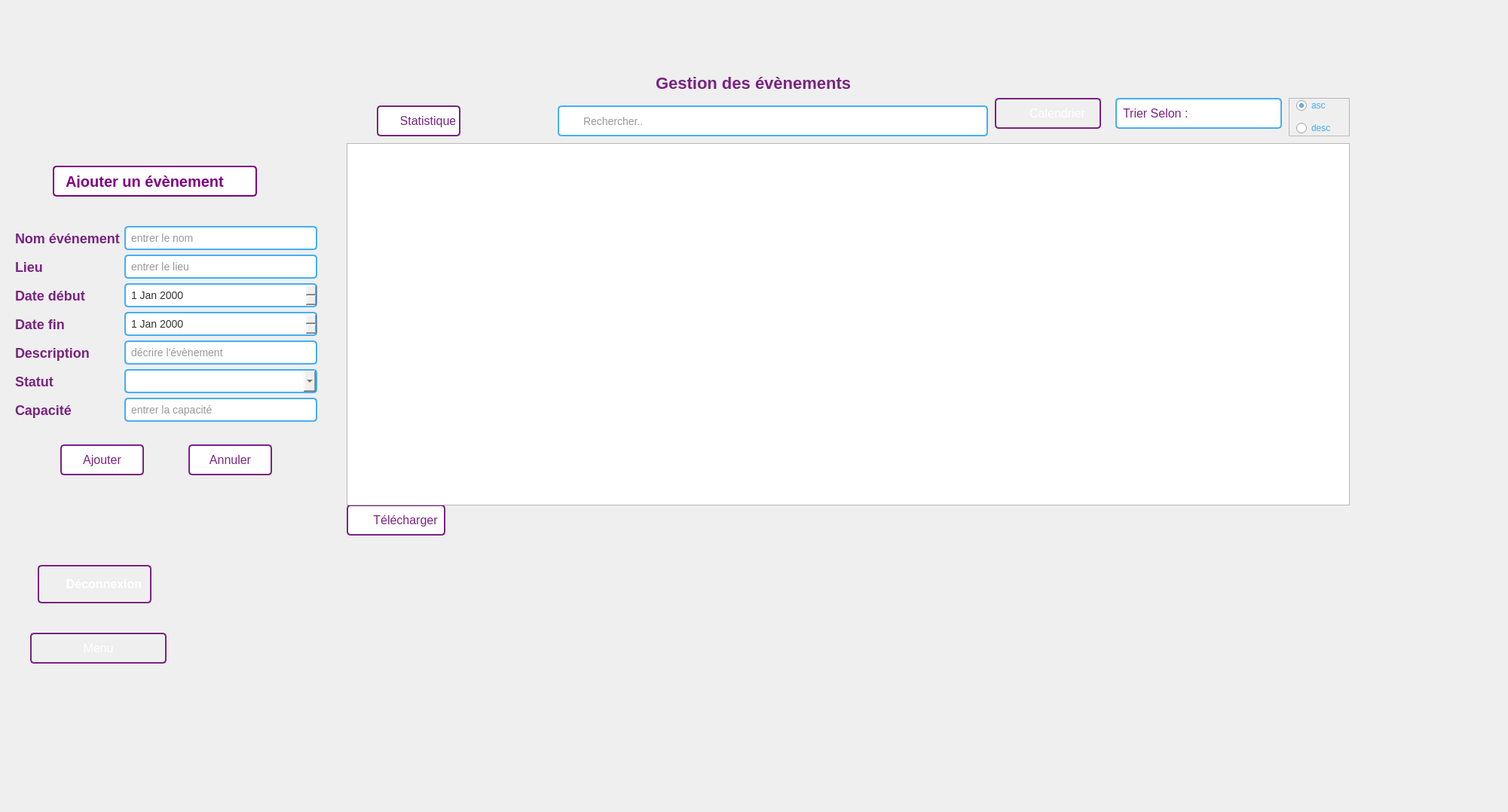
<?xml version="1.0" encoding="UTF-8"?>
<ui version="4.0">
 <class>gestion_evenement</class>
 <widget class="QDialog" name="gestion_evenement">
  <property name="geometry">
   <rect>
    <x>0</x>
    <y>0</y>
    <width>2001</width>
    <height>1078</height>
   </rect>
  </property>
  <property name="windowTitle">
   <string>Dialog</string>
  </property>
  <property name="styleSheet">
   <string notr="true"/>
  </property>
  <widget class="QLabel" name="label_11">
   <property name="geometry">
    <rect>
     <x>70</x>
     <y>220</y>
     <width>271</width>
     <height>41</height>
    </rect>
   </property>
   <property name="styleSheet">
    <string notr="true">QLabel {
    color: #800080; /* Couleur du texte violette */
    font-size: 20px; /* Taille de la police */
    font-weight: bold; /* Police en gras */
    background-color: #ffffff; /* Couleur de fond */
    border: 2px solid #800080; /* Bordure violette */
    border-radius: 5px; /* Coins arrondis */
    padding: 10px; /* Marge intérieure */
}

QLabel:hover {
    background-color: #add8e6; /* Couleur de fond au survol (bleu clair) */
    border-color: #4B0082; /* Couleur de la bordure au survol */
}</string>
   </property>
   <property name="text">
    <string>Ajouter un évènement</string>
   </property>
  </widget>
  <widget class="QPushButton" name="telecharger">
   <property name="geometry">
    <rect>
     <x>460</x>
     <y>670</y>
     <width>131</width>
     <height>41</height>
    </rect>
   </property>
   <property name="styleSheet">
    <string notr="true">QPushButton {
    padding: 5px;
    font-size: 16px;
    text-align: center;
    border: 2px solid #792382;
    color: #792382;
    border-radius: 5px;
    background-image: url(&quot;images/download.svg&quot;);
    background-repeat: no-repeat;
    background-position: left center;
    padding-left: 30px; /* Ajustez ceci selon la taille de votre image */
    background-color: #ffffff; /* Arrière-plan blanc */
}

QPushButton:hover {
    background-color: #43aff7; /* Arrière-plan bleu au survol */
    color: #ffff; /* Texte en blanc au survol */
}</string>
   </property>
   <property name="text">
    <string>Télécharger</string>
   </property>
  </widget>
  <widget class="QLabel" name="label_2">
   <property name="geometry">
    <rect>
     <x>30</x>
     <y>20</y>
     <width>91</width>
     <height>81</height>
    </rect>
   </property>
   <property name="text">
    <string/>
   </property>
   <property name="pixmap">
    <pixmap>:/images/images/logo.png</pixmap>
   </property>
  </widget>
  <widget class="QTableWidget" name="tableWidget">
   <property name="geometry">
    <rect>
     <x>460</x>
     <y>190</y>
     <width>1331</width>
     <height>481</height>
    </rect>
   </property>
  </widget>
  <widget class="QLabel" name="label_22">
   <property name="geometry">
    <rect>
     <x>2070</x>
     <y>-70</y>
     <width>56</width>
     <height>31</height>
    </rect>
   </property>
   <property name="text">
    <string/>
   </property>
   <property name="pixmap">
    <pixmap>../gestionevent/image/trash-2.svg</pixmap>
   </property>
  </widget>
  <widget class="QPushButton" name="stat">
   <property name="geometry">
    <rect>
     <x>500</x>
     <y>140</y>
     <width>111</width>
     <height>41</height>
    </rect>
   </property>
   <property name="styleSheet">
    <string notr="true">QPushButton {
    padding: 5px;
    font-size: 16px;
    text-align: center;
    border: 2px solid #792382;
    color: #792382; /* Changement de couleur du texte en violet */
    border-radius: 5px;
    background-image: url(&quot;images/bar-chart.svg&quot;);
    background-repeat: no-repeat;
    background-position: left center;
    padding-left: 30px; /* Ajustez ceci selon la taille de votre image */
    background-color: #fff; /* Changement de couleur de fond en blanc */
}

QPushButton:hover {
    background-color: #43aff7; /* Changement de couleur de fond au survol */
    color: #792382; /* Garder la couleur du texte en violet */
}

</string>
   </property>
   <property name="text">
    <string>Statistique</string>
   </property>
  </widget>
  <widget class="QPushButton" name="pushButton_15">
   <property name="geometry">
    <rect>
     <x>1320</x>
     <y>130</y>
     <width>141</width>
     <height>41</height>
    </rect>
   </property>
   <property name="styleSheet">
    <string notr="true">QPushButton {
    padding: 5px;
    font-size: 16px;
    text-align: center;
    text-decoration: none;
    border: 2px solid #792382;
    color: white;
    border-radius: 5px;
    background-image: url(&quot;images/calendar.svg&quot;);
    background-repeat: no-repeat;
    background-position: left center;
    padding-left: 30px; /* Ajustez ceci selon la taille de votre image */
}

QPushButton:hover {
    background-color: #43aff7;
}

</string>
   </property>
   <property name="text">
    <string>Calendrier</string>
   </property>
  </widget>
  <widget class="QPushButton" name="annuler">
   <property name="geometry">
    <rect>
     <x>250</x>
     <y>590</y>
     <width>111</width>
     <height>41</height>
    </rect>
   </property>
   <property name="styleSheet">
    <string notr="true">QPushButton {
    padding: 5px;
    font-size: 16px;
    text-align: center;
    text-decoration: none;
    border: 2px solid #792382;
    background-color: white; /* Fond blanc */
    color: #792382; /* Écriture en violet */
    border-radius: 5px;
}

QPushButton:hover {
    background-color: #43aff7;
}
</string>
   </property>
   <property name="text">
    <string>Annuler</string>
   </property>
  </widget>
  <widget class="QPushButton" name="ajouter">
   <property name="geometry">
    <rect>
     <x>80</x>
     <y>590</y>
     <width>111</width>
     <height>41</height>
    </rect>
   </property>
   <property name="styleSheet">
    <string notr="true">QPushButton {
    padding: 5px;
    font-size: 16px;
    text-align: center;
    text-decoration: none;
    border: 2px solid #792382;
    background-color: white; /* Fond blanc */
    color: #792382; /* Écriture en violet */
    border-radius: 5px;
}

QPushButton:hover {
    background-color: #43aff7;
}
</string>
   </property>
   <property name="text">
    <string>Ajouter</string>
   </property>
  </widget>
  <widget class="QLineEdit" name="search">
   <property name="geometry">
    <rect>
     <x>740</x>
     <y>140</y>
     <width>571</width>
     <height>41</height>
    </rect>
   </property>
   <property name="styleSheet">
    <string notr="true">QLineEdit {
    padding: 5px;
    border: 2px solid #43aff7;
    border-radius: 5px;
    font-size: 14px;
    color: #333;
    padding-left: 30px; /* Ajustez ceci selon la taille de votre image */
    background-image: url(&quot;images/search.svg&quot;);
    background-repeat: no-repeat;
    background-position: left center;
}

QLineEdit::placeholder {
    color: #666; /* Couleur du texte de repère */
}

QLineEdit:focus {
    border-color: #2ecc71; /* Couleur de la bordure lorsqu'il est activé */
}</string>
   </property>
   <property name="placeholderText">
    <string>Rechercher..</string>
   </property>
  </widget>
  <widget class="QPushButton" name="logout">
   <property name="geometry">
    <rect>
     <x>50</x>
     <y>750</y>
     <width>151</width>
     <height>51</height>
    </rect>
   </property>
   <property name="styleSheet">
    <string notr="true">QPushButton {
    padding: 5px;
    font-size: 16px;
    text-align: center;
    text-decoration: none;
    border: 2px solid #792382;
    color: white;
    border-radius: 5px;
    background-image: url(&quot;images/log-out.svg&quot;);
    background-repeat: no-repeat;
    background-position: left center;
    padding-left: 30px;
    font-weight: bold; /* Texte en gras */
}

QPushButton:hover {
    background-color: #43aff7;
}
</string>
   </property>
   <property name="text">
    <string>Déconnexion</string>
   </property>
  </widget>
  <widget class="QWidget" name="formLayoutWidget">
   <property name="geometry">
    <rect>
     <x>20</x>
     <y>300</y>
     <width>401</width>
     <height>281</height>
    </rect>
   </property>
   <layout class="QFormLayout" name="formLayout">
    <item row="0" column="0">
     <widget class="QLabel" name="label_4">
      <property name="styleSheet">
       <string notr="true">QLabel {
    font-size: 18px;
    color: #792382; /* Couleur du texte */
    font-weight: bold; /* Gras */
    /* Ajoutez d'autres styles selon vos besoins */
}
</string>
      </property>
      <property name="text">
       <string>Nom événement</string>
      </property>
     </widget>
    </item>
    <item row="0" column="1">
     <widget class="QLineEdit" name="nomevent">
      <property name="styleSheet">
       <string notr="true">QLineEdit {
    padding: 5px;
    border: 2px solid #43aff7;
    border-radius: 5px;
    font-size: 14px;
    color: #333;
}

QLineEdit:focus {
    border-color: #2ecc71; /* Couleur de la bordure lorsqu'il est activé */
}
</string>
      </property>
      <property name="placeholderText">
       <string>entrer le nom </string>
      </property>
     </widget>
    </item>
    <item row="1" column="0">
     <widget class="QLabel" name="label_6">
      <property name="styleSheet">
       <string notr="true">QLabel {
    font-size: 18px;
    color: #792382; /* Couleur du texte */
    font-weight: bold; /* Gras */
    /* Ajoutez d'autres styles selon vos besoins */
}
</string>
      </property>
      <property name="text">
       <string>Lieu</string>
      </property>
     </widget>
    </item>
    <item row="1" column="1">
     <widget class="QLineEdit" name="lieu">
      <property name="styleSheet">
       <string notr="true">QLineEdit {
    padding: 5px;
    border: 2px solid #43aff7;
    border-radius: 5px;
    font-size: 14px;
    color: #333;
}

QLineEdit:focus {
    border-color: #2ecc71; /* Couleur de la bordure lorsqu'il est activé */
}
</string>
      </property>
      <property name="placeholderText">
       <string>entrer le lieu</string>
      </property>
     </widget>
    </item>
    <item row="2" column="0">
     <widget class="QLabel" name="label_7">
      <property name="styleSheet">
       <string notr="true">QLabel {
    font-size: 18px;
    color: #792382; /* Couleur du texte */
    font-weight: bold; /* Gras */
    /* Ajoutez d'autres styles selon vos besoins */
}
</string>
      </property>
      <property name="text">
       <string>Date début</string>
      </property>
     </widget>
    </item>
    <item row="2" column="1">
     <widget class="QDateEdit" name="datedeb">
      <property name="styleSheet">
       <string notr="true">QDateEdit {
	
    padding: 5px;
    border: 2px solid #43aff7;
    border-radius: 5px;
    font-size: 14px;
    color: #333;
}

QDateEdit::drop-down {
    subcontrol-origin: padding;
    subcontrol-position: top right;
    width: 20px;
    border-left: 2px solid #3498db;
}

QDateEdit:focus {
    border-color: #2ecc71; /* Couleur de la bordure lorsqu'il est activé */
}
</string>
      </property>
     </widget>
    </item>
    <item row="3" column="0">
     <widget class="QLabel" name="label_8">
      <property name="styleSheet">
       <string notr="true">QLabel {
    font-size: 18px;
    color: #792382; /* Couleur du texte */
    font-weight: bold; /* Gras */
    /* Ajoutez d'autres styles selon vos besoins */
}
</string>
      </property>
      <property name="text">
       <string>Date fin</string>
      </property>
     </widget>
    </item>
    <item row="3" column="1">
     <widget class="QDateEdit" name="datefin">
      <property name="styleSheet">
       <string notr="true">QDateEdit {
	
    padding: 5px;
    border: 2px solid #43aff7;
    border-radius: 5px;
    font-size: 14px;
    color: #333;
}

QDateEdit::drop-down {
    subcontrol-origin: padding;
    subcontrol-position: top right;
    width: 20px;
    border-left: 2px solid #3498db;
}

QDateEdit:focus {
    border-color: #2ecc71; /* Couleur de la bordure lorsqu'il est activé */
}
</string>
      </property>
     </widget>
    </item>
    <item row="4" column="0">
     <widget class="QLabel" name="label_5">
      <property name="styleSheet">
       <string notr="true">QLabel {
    font-size: 18px;
    color: #792382; /* Couleur du texte */
    font-weight: bold; /* Gras */
    /* Ajoutez d'autres styles selon vos besoins */
}
</string>
      </property>
      <property name="text">
       <string>Description</string>
      </property>
     </widget>
    </item>
    <item row="4" column="1">
     <widget class="QLineEdit" name="description">
      <property name="styleSheet">
       <string notr="true">QLineEdit {
    padding: 5px;
    border: 2px solid #43aff7;
    border-radius: 5px;
    font-size: 14px;
    color: #333;
}

QLineEdit:focus {
    border-color: #2ecc71; /* Couleur de la bordure lorsqu'il est activé */
}
</string>
      </property>
      <property name="placeholderText">
       <string>décrire l'évènement</string>
      </property>
     </widget>
    </item>
    <item row="5" column="0">
     <widget class="QLabel" name="label_9">
      <property name="styleSheet">
       <string notr="true">QLabel {
    font-size: 18px;
    color: #792382; /* Couleur du texte */
    font-weight: bold; /* Gras */
    /* Ajoutez d'autres styles selon vos besoins */
}
</string>
      </property>
      <property name="text">
       <string>Statut</string>
      </property>
     </widget>
    </item>
    <item row="5" column="1">
     <widget class="QComboBox" name="comboBox">
      <property name="styleSheet">
       <string notr="true">QComboBox {
    padding: 5px;
    border: 2px solid #43aff7;
    border-radius: 5px;
    font-size: 14px;
    color: #333;
}

QComboBox:focus {
    border-color: #2ecc71; /* Couleur de la bordure lorsqu'il est activé */
}
</string>
      </property>
     </widget>
    </item>
    <item row="6" column="0">
     <widget class="QLabel" name="label_10">
      <property name="styleSheet">
       <string notr="true">QLabel {
    font-size: 18px;
    color: #792382; /* Couleur du texte */
    font-weight: bold; /* Gras */
    /* Ajoutez d'autres styles selon vos besoins */
}
</string>
      </property>
      <property name="text">
       <string>Capacité</string>
      </property>
     </widget>
    </item>
    <item row="6" column="1">
     <widget class="QLineEdit" name="capacite">
      <property name="styleSheet">
       <string notr="true">QLineEdit {
    padding: 5px;
    border: 2px solid #43aff7;
    border-radius: 5px;
    font-size: 14px;
    color: #333;
}

QLineEdit:focus {
    border-color: #2ecc71; /* Couleur de la bordure lorsqu'il est activé */
}
</string>
      </property>
      <property name="placeholderText">
       <string>entrer la capacité</string>
      </property>
     </widget>
    </item>
   </layout>
  </widget>
  <widget class="QLabel" name="label">
   <property name="geometry">
    <rect>
     <x>0</x>
     <y>0</y>
     <width>56</width>
     <height>16</height>
    </rect>
   </property>
   <property name="text">
    <string/>
   </property>
  </widget>
  <widget class="QLabel" name="Background">
   <property name="geometry">
    <rect>
     <x>-10</x>
     <y>0</y>
     <width>2081</width>
     <height>1311</height>
    </rect>
   </property>
   <property name="styleSheet">
    <string notr="true">background-image: url(&quot;D:/ESPRIT/c++/Projet/ProjetC++/images/back.jpg&quot;);</string>
   </property>
   <property name="text">
    <string/>
   </property>
  </widget>
  <widget class="QLabel" name="logo">
   <property name="geometry">
    <rect>
     <x>950</x>
     <y>0</y>
     <width>111</width>
     <height>91</height>
    </rect>
   </property>
   <property name="styleSheet">
    <string notr="true">
    background-image: url(&quot;D:/ESPRIT/c++/Projet/ProjetC++/images/logo.png&quot;);</string>
   </property>
   <property name="text">
    <string/>
   </property>
   <property name="pixmap">
    <pixmap>../../../Documents/interface à bechir/interface ├á bechir/images/logo.png</pixmap>
   </property>
  </widget>
  <widget class="QPushButton" name="Menu">
   <property name="geometry">
    <rect>
     <x>40</x>
     <y>840</y>
     <width>181</width>
     <height>41</height>
    </rect>
   </property>
   <property name="styleSheet">
    <string notr="true">QPushButton {
    /*padding: 10px 20px;*/
    padding: 5px;
    font-size: 16px;
    text-align: center;
    text-decoration: none;
    border: 2px solid #792382;
    color: white;
    border-radius: 5px;
}

QPushButton:hover {
    background-color: #43aff7;
}

</string>
   </property>
   <property name="text">
    <string>Menu</string>
   </property>
  </widget>
  <widget class="QPushButton" name="afficher">
   <property name="geometry">
    <rect>
     <x>1740</x>
     <y>200</y>
     <width>41</width>
     <height>41</height>
    </rect>
   </property>
   <property name="styleSheet">
    <string notr="true">QPushButton {
    padding: 5px;
    font-size: 16px;
    text-align: center;
    text-decoration: none;
    color: #792382; /* Couleur du texte */
    border-radius: 5px;
    background-color: #ffffff; /* Arrière-plan blanc */
    border: none; 
    background-image: url(&quot;images/refresh-ccw.svg&quot;); 
    background-repeat: no-repeat; /* Ne pas répéter l'image */
    background-position: center; /* Centrer l'image */
}

QPushButton:hover {
    background-color: #43aff7; /* Arrière-plan bleu au survol */
    color: #ffff; /* Texte en blanc au survol */
}

</string>
   </property>
   <property name="text">
    <string/>
   </property>
  </widget>
  <widget class="QComboBox" name="triCombo">
   <property name="geometry">
    <rect>
     <x>1480</x>
     <y>130</y>
     <width>221</width>
     <height>41</height>
    </rect>
   </property>
   <property name="styleSheet">
    <string notr="true">/* Style de base du QComboBox */
QComboBox {
    padding: 8px;
    font-size: 16px;
    border: 2px solid #43aff7; /* Couleur de la bordure en bleu */
    border-radius: 5px;
    background-color: #fff;
    color: #792382; /* Couleur du texte en violet */
    background-image: url(&quot;C:/Users/user/Documents/interface à bechir/images/chevron-down.svg&quot;);
    background-repeat: no-repeat;
    background-position: right center; /* Position de l'image à droite et centrée verticalement */
    padding-right: 25px; /* Ajustement de la taille pour laisser de l'espace à l'image */
}

/* Style de la flèche du QComboBox */
QComboBox::drop-down {
    border: none;
    width: 20px;
    background-color: transparent;
}

/* Style de la flèche au survol */
QComboBox::drop-down:hover {
    background-color: #f0f0f0; /* Couleur de fond au survol en gris clair */
}

/* Style du QComboBox au survol */
QComboBox:hover {
    background-color: #f0f0f0; /* Couleur de fond au survol en gris clair */
}
</string>
   </property>
   <item>
    <property name="text">
     <string>Trier Selon :</string>
    </property>
   </item>
   <item>
    <property name="text">
     <string>Nom</string>
    </property>
   </item>
   <item>
    <property name="text">
     <string>Lieu</string>
    </property>
   </item>
   <item>
    <property name="text">
     <string>Statut</string>
    </property>
   </item>
  </widget>
  <widget class="QFrame" name="frame">
   <property name="geometry">
    <rect>
     <x>1710</x>
     <y>130</y>
     <width>81</width>
     <height>51</height>
    </rect>
   </property>
   <property name="frameShape">
    <enum>QFrame::StyledPanel</enum>
   </property>
   <property name="frameShadow">
    <enum>QFrame::Raised</enum>
   </property>
   <widget class="QRadioButton" name="asc">
    <property name="geometry">
     <rect>
      <x>10</x>
      <y>0</y>
      <width>97</width>
      <height>20</height>
     </rect>
    </property>
    <property name="styleSheet">
     <string notr="true">color:#43aff7</string>
    </property>
    <property name="text">
     <string>asc</string>
    </property>
    <property name="checked">
     <bool>true</bool>
    </property>
   </widget>
   <widget class="QRadioButton" name="desc">
    <property name="geometry">
     <rect>
      <x>10</x>
      <y>30</y>
      <width>97</width>
      <height>20</height>
     </rect>
    </property>
    <property name="styleSheet">
     <string notr="true">color:#43aff7</string>
    </property>
    <property name="text">
     <string>desc</string>
    </property>
   </widget>
  </widget>
  <widget class="QLabel" name="title">
   <property name="geometry">
    <rect>
     <x>870</x>
     <y>90</y>
     <width>271</width>
     <height>41</height>
    </rect>
   </property>
   <property name="styleSheet">
    <string notr="true">QLabel {
    font-size: 22px;
    color: #792382; /* Couleur du texte */
    font-weight: bold; /* Gras */
    /* Ajoutez d'autres styles selon vos besoins */
}
</string>
   </property>
   <property name="text">
    <string>Gestion des évènements</string>
   </property>
  </widget>
  <zorder>Menu</zorder>
  <zorder>Background</zorder>
  <zorder>label_11</zorder>
  <zorder>telecharger</zorder>
  <zorder>label_2</zorder>
  <zorder>tableWidget</zorder>
  <zorder>label_22</zorder>
  <zorder>stat</zorder>
  <zorder>pushButton_15</zorder>
  <zorder>annuler</zorder>
  <zorder>ajouter</zorder>
  <zorder>search</zorder>
  <zorder>logout</zorder>
  <zorder>formLayoutWidget</zorder>
  <zorder>label</zorder>
  <zorder>logo</zorder>
  <zorder>afficher</zorder>
  <zorder>triCombo</zorder>
  <zorder>frame</zorder>
  <zorder>title</zorder>
 </widget>
 <resources/>
 <connections/>
</ui>
